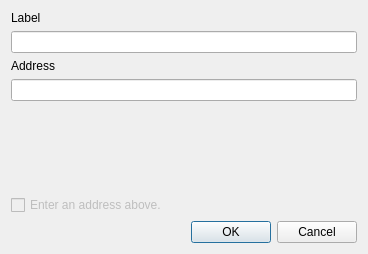
<?xml version="1.0" encoding="UTF-8"?>
<ui version="4.0">
 <class>NewSubscriptionDialog</class>
 <widget class="QDialog" name="NewSubscriptionDialog">
  <property name="geometry">
   <rect>
    <x>0</x>
    <y>0</y>
    <width>368</width>
    <height>254</height>
   </rect>
  </property>
  <property name="minimumSize">
   <size>
    <width>368</width>
    <height>200</height>
   </size>
  </property>
  <property name="windowTitle">
   <string>Add new entry</string>
  </property>
  <layout class="QFormLayout" name="formLayout">
   <item row="0" column="0">
    <widget class="QLabel" name="label_2">
     <property name="text">
      <string>Label</string>
     </property>
    </widget>
   </item>
   <item row="1" column="0" colspan="2">
    <widget class="QLineEdit" name="lineEditLabel"/>
   </item>
   <item row="2" column="0">
    <widget class="QLabel" name="label">
     <property name="text">
      <string>Address</string>
     </property>
    </widget>
   </item>
   <item row="3" column="0" colspan="2">
    <widget class="QLineEdit" name="lineEditAddress"/>
   </item>
   <item row="4" column="0" colspan="2">
    <widget class="QLabel" name="labelAddressCheck">
     <property name="text">
      <string/>
     </property>
     <property name="wordWrap">
      <bool>true</bool>
     </property>
    </widget>
   </item>
   <item row="6" column="0" colspan="2">
    <widget class="QCheckBox" name="checkBoxDisplayMessagesAlreadyInInventory">
     <property name="enabled">
      <bool>false</bool>
     </property>
     <property name="text">
      <string>Enter an address above.</string>
     </property>
    </widget>
   </item>
   <item row="7" column="1">
    <widget class="QDialogButtonBox" name="buttonBox">
     <property name="orientation">
      <enum>Qt::Horizontal</enum>
     </property>
     <property name="standardButtons">
      <set>QDialogButtonBox::Cancel|QDialogButtonBox::Ok</set>
     </property>
    </widget>
   </item>
   <item row="5" column="0">
    <spacer name="verticalSpacer">
     <property name="orientation">
      <enum>Qt::Vertical</enum>
     </property>
     <property name="sizeHint" stdset="0">
      <size>
       <width>20</width>
       <height>40</height>
      </size>
     </property>
    </spacer>
   </item>
  </layout>
 </widget>
 <resources/>
 <connections>
  <connection>
   <sender>buttonBox</sender>
   <signal>accepted()</signal>
   <receiver>NewSubscriptionDialog</receiver>
   <slot>accept()</slot>
   <hints>
    <hint type="sourcelabel">
     <x>360</x>
     <y>234</y>
    </hint>
    <hint type="destinationlabel">
     <x>157</x>
     <y>256</y>
    </hint>
   </hints>
  </connection>
  <connection>
   <sender>buttonBox</sender>
   <signal>rejected()</signal>
   <receiver>NewSubscriptionDialog</receiver>
   <slot>reject()</slot>
   <hints>
    <hint type="sourcelabel">
     <x>360</x>
     <y>240</y>
    </hint>
    <hint type="destinationlabel">
     <x>286</x>
     <y>256</y>
    </hint>
   </hints>
  </connection>
 </connections>
</ui>
